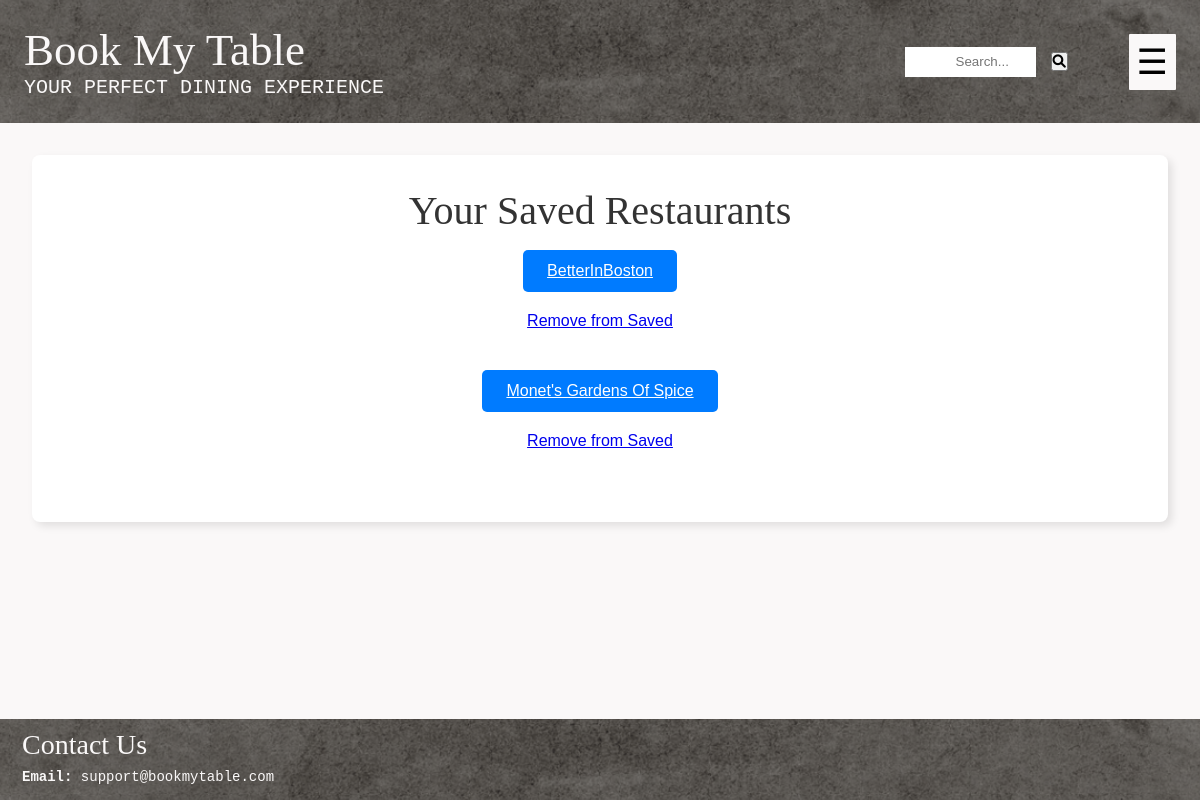
/interactions/saved-restaurants/ (signed in), run on the app's committed database.
### interactions/models.py (models this page shows, shortened)
class SavedRestaurant(models.Model):
    user = models.ForeignKey(settings.AUTH_USER_MODEL, on_delete=models.CASCADE, related_name='saved_restaurants')
    restaurant = models.ForeignKey(Restaurant, on_delete=models.CASCADE, related_name='saved_by_users')
    saved_at = models.DateTimeField(auto_now_add=True)
    class Meta:
        unique_together = ('user', 'restaurant')              # A restaurant can only be saved once per user
        ordering = ['saved_at']

### restaurant/models.py (models this page shows, shortened)
class Restaurant(models.Model):
    R_ID = models.AutoField(primary_key=True)
    R_Name = models.CharField(max_length=100)
    owner = models.OneToOneField('users.Owner', on_delete=models.CASCADE, related_name='restaurant')
    R_EmailAddress = models.EmailField(unique=True)
    R_ContactNumber = models.CharField(unique = True, max_length=15)
    R_Address = models.TextField() # this will allow for multiple addresses too
    R_Description = models.TextField(blank=True, null=True) #can be left blank, will store NULL if no value exists
    R_CuisineTypes = models.CharField(max_length=100)
    R_ReservationCost = models.DecimalField(max_digits=10, decimal_places=2)
    R_OpenHours = models.CharField(max_length=100) # e.g "Mon-Fri: 9:00AM - 8PM"
    Rating = models.DecimalField(decimal_places=2, default=0.0, max_digits=100)
    NetRevenue = models.DecimalField(max_digits=15, decimal_places=2, default=0.0)

### interactions/views.py (the view)
# urls.py: path('saved-restaurants/', views.list_saved_restaurants, name='list_saved_restaurants'),
def list_saved_restaurants(request):
    if request.user.is_authenticated:
        saved_restaurants = SavedRestaurant.objects.filter(user=request.user)
        return render(request, 'interactions/saved_restaurants.html', {'saved_restaurants': saved_restaurants})
    else:
        return redirect('login')

### interactions/templates/interactions/saved_restaurants.html (shortened to what this page needs)
{% extends "layout.html" %}
{% block content %}
<div class="container">
    <h2 class="card-heading text-center">Your Saved Restaurants</h2>
    {% if saved_restaurants %}
        <ul class="list-group">
            {% for saved in saved_restaurants %}
                <li class="list-group-item d-flex flex-column align-items-start">
                    <a href="{% url 'restaurant_details' saved.restaurant.R_ID %}" class="button text-center">
                        {{ saved.restaurant.R_Name }}
                    </a>
                    <a href="{% url 'interactions:remove_saved_restaurant' saved.id %}" class="btn btn-danger btn-sm w-100">
                        Remove from Saved
                    </a>
                </li>
            {% endfor %}
        </ul>
    {% else %}
        <p class="alert alert-info">You have no saved restaurants.</p>
    {% endif %}
</div>
{% endblock %}

### static/style.css (style rules this page uses)
* { margin: 0; padding: 0; box-sizing: border-box; }
html, body { height: 100%; margin: 0; }
body { font-family: Arial, sans-serif; background-color: #faf8f8; color: #333; display: flex; flex-direction: column; }
.container { max-width: 1200px; margin: 0 auto; padding: 2rem; background-color: #fff; border-radius: 8px; box-shadow: 4px 4px 8px rgba(0, 0, 0, 0.1); }
.flex-column { display: flex; flex-direction: column; align-items: center; }
.button { display: inline-block; padding: 0.75rem 1.5rem; border: none; border-radius: 5px; background-color: #007BFF; color: #fff; font-size: 1rem; cursor: pointer; text-align: center; transition: background-color 0.3s; }
.text-center { text-align: center; }
.card-heading { font-family: "Brush Script MT", cursive; font-size: 2.5rem; font-weight:lighter; margin-bottom: 1rem; }

### data on the page
SavedRestaurant: restaurant.R_Name "BetterInBoston"
SavedRestaurant: restaurant.R_Name "Monet's Gardens Of Spice"
